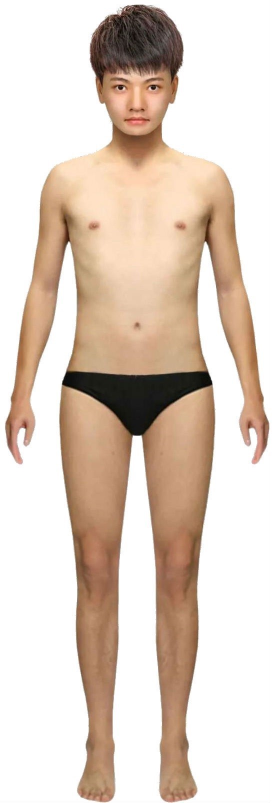
#> input picture man.jpg, 555 x 1606 px, given in place of man.png, which was not available (shown at 1/2 size)
$ jupyter execute --allow-errors XYK.ipynb   (text cells are left out)
#> lines starting #> are read from the running program, lines starting #| are printed output that depends on the picture; after the words box and inside, x2 and y2 are one past the last pixel; in counts of white or black regions, pixels touching at a corner belong together; pictures that were not available may be replaced by others from this repository, and a replacement may not be noted
[cell 1]
import numpy as np
import cv2
import random
from urllib.request import urlopen
from bs4 import BeautifulSoup
import re
import serial
import serial.tools.list_ports
import time
global cn
ports = list(serial.tools.list_ports.comports())
ser=serial.Serial(port='COM6')
fullclk = False
clothclk = False
hatclk = False
pantsclk = False
#> (the rest of this cell did not finish here and is left out)

[cell 2]
import numpy as np
import cv2
import random
from urllib.request import urlopen
from bs4 import BeautifulSoup
import re
import serial
import serial.tools.list_ports
import time
global cn
fullclk = False
clothclk = False
hatclk = False
pantsclk = False
#> (the rest of this cell did not finish here and is left out)

[cell 3]
import numpy as np
import cv2
import random
from urllib.request import urlopen
from bs4 import BeautifulSoup
import re
import serial
import serial.tools.list_ports
import time
global cn
fullclk = False
clothclk = False
hatclk = False
pantsclk = False
#> (the rest of this cell did not finish here and is left out)

[cell 4]
import numpy as np
import cv2
img0 = cv2.imread('man.png')
#> img0 is the input picture: shape (1606, 555, 3); mean B, G, R 194.7, 207.2, 223.2
img2 = cv2.imread('cloth1.jpg')
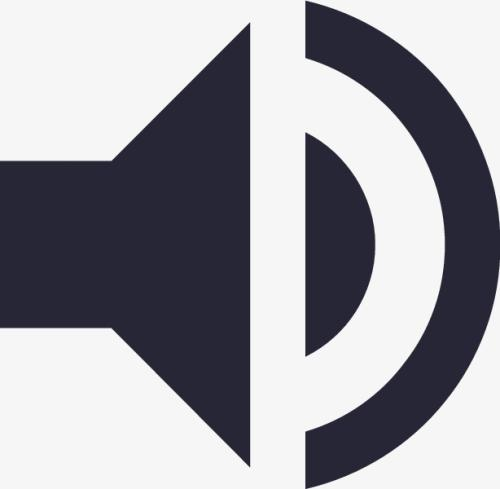
#> input picture airhorn.jpg, 500 x 489 px, given in place of cloth1.jpg, which was not available
#> img2 is the input picture: shape (489, 500, 3); mean B, G, R 163.4, 156.7, 157.1
rows,cols,channels = img2.shape
#> rows = 489; cols = 500; channels = 3
img1 = cv2.resize(img0,(644,457),interpolation=cv2.INTER_CUBIC)
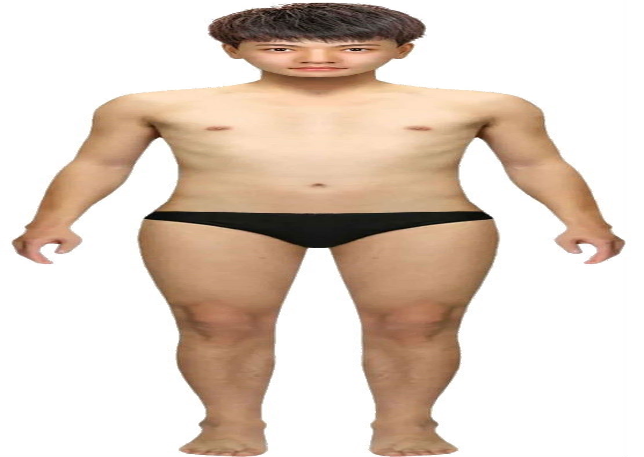
#> img1: shape (457, 644, 3); mean B, G, R 194.7, 207.2, 223.2
img2gray = cv2.cvtColor(img2,cv2.COLOR_BGR2GRAY)
ret, mask1 = cv2.threshold(img2gray, 175, 255, cv2.THRESH_BINARY)
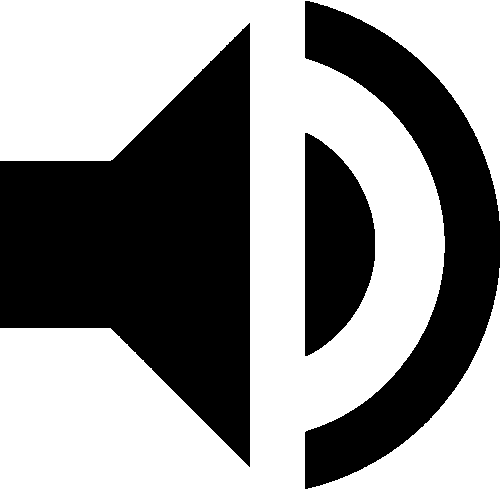
#> mask1: shape (489, 500); 56.9% white; 3 black regions, box (x1, y1, x2, y2) and area: (0, 23, 250, 467) 61075, (305, 1, 500, 489) 32952, (305, 133, 375, 356) 11342
cv2.imshow('roi',img1)
cv2.imshow('mask',mask1)
cv2.waitKey(0)
mask_inv = cv2.bitwise_not(mask1)
cv2.imshow('mi',mask_inv)
cv2.waitKey(0)
print(mask_inv.shape)
#| (489, 500)
print(img2.shape)
#| (489, 500, 3)
print(mask1.shape)
#| (489, 500)
print(img1.shape)
#| (457, 644, 3)
#> (the rest of this cell did not finish here and is left out)
